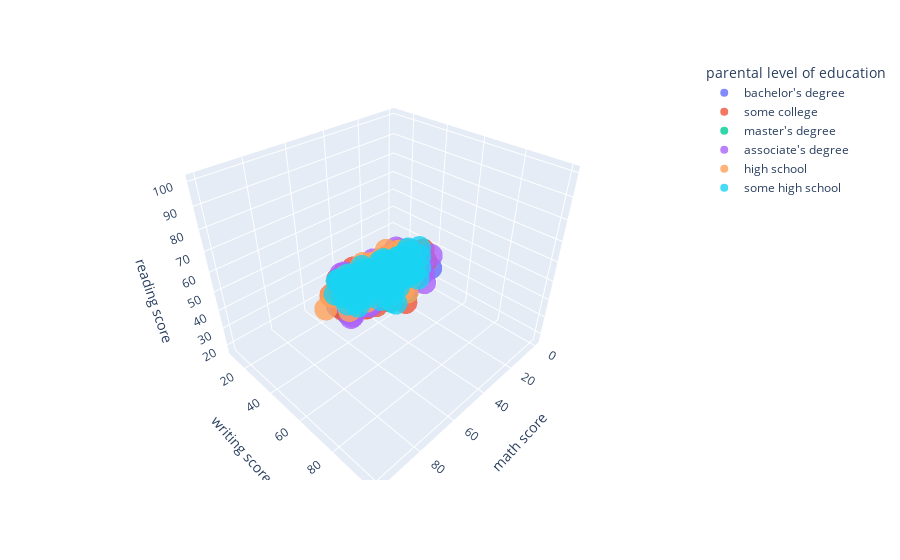

This figure's notebook cell:
### Markdown cell above
Now let's try to see what kind of surface our scores form in the 3d space:

### Code cell
fig = px.scatter_3d(dataset, x="math score", y="writing score", z="reading score", opacity=0.8, color="parental level of education")
fig.show()

### Figure 1 — Plotly figure (JSON) as saved in the notebook; plotly's stock layout.template omitted (floating-point values rounded to 4 significant figures; data arrays with more than 128 entries replaced by an {"elided": "..."} marker saying what was removed)
{"data": [{"hovertemplate": "parental level of education=bachelor's degree<br>math score=%{x}<br>writing score=%{y}<br>reading score=%{z}<extra></extra>", "legendgroup": "bachelor's degree", "marker": {"color": "#636efa", "opacity": 0.8, "symbol": "circle"}, "mode": "markers", "name": "bachelor's degree", "scene": "scene", "showlegend": true, "x": [72, 74, 67, 79, 80, 65, 65, 68, 99, 75, 78, 79, 51, 74, 58, 68, 77, 54, 96, 43, 77, 78, 82, 67, 83, 63, 80, 63, 69, 83, 73, 73, 88, 65, 66, 67, 59, 63, 83, 77, 52, 61, 49, 61, 59, 66, 64, 51, 71, 86, 37, 79, 100, 53, 75, 71, 76, 81, 55, 86, 69, 29, 66, 85, 87, 96, 48, 92, 68, 91, 63, 44, 68, 92, 56, 94, 37, 88, 62, 61, 66, 65, 77, 66, 59, 79, 87, 62, 80, 50, 70, 75, 62, 91, 59, 45, 61, 78, 74, 64, 97, 65, 39, 43, 63, 71, 55, 93, 67, 70, 50, 52, 47, 100, 70, 75, 89, 62], "y": [74, 80, 75, 72, 81, 74, 62, 74, 100, 82, 79, 89, 51, 75, 48, 81, 68, 47, 100, 54, 87, 76, 62, 83, 84, 67, 83, 81, 61, 73, 57, 84, 76, 75, 57, 68, 75, 69, 95, 95, 69, 70, 60, 61, 73, 62, 70, 79, 68, 86, 47, 89, 100, 55, 62, 83, 66, 90, 54, 87, 57, 47, 83, 71, 88, 92, 46, 100, 67, 92, 78, 62, 64, 99, 72, 91, 38, 83, 56, 62, 81, 81, 87, 81, 70, 82, 87, 65, 72, 59, 72, 74, 79, 79, 51, 64, 76, 93, 89, 58, 96, 81, 38, 61, 66, 70, 44, 100, 72, 70, 48, 66, 66, 100, 74, 80, 100, 74], "z": [72, 71, 69, 74, 78, 72, 67, 74, 100, 85, 82, 92, 49, 79, 55, 75, 67, 49, 100, 51, 88, 79, 62, 86, 82, 66, 83, 75, 63, 78, 56, 79, 75, 73, 60, 61, 64, 71, 93, 94, 65, 72, 58, 66, 70, 64, 73, 72, 74, 83, 56, 89, 100, 58, 58, 76, 62, 88, 59, 92, 58, 41, 83, 66, 90, 90, 51, 100, 68, 96, 73, 63, 68, 100, 79, 90, 45, 78, 63, 58, 74, 81, 85, 74, 72, 81, 84, 72, 73, 60, 68, 73, 78, 81, 54, 59, 70, 90, 86, 60, 97, 79, 42, 62, 64, 70, 46, 100, 75, 64, 42, 61, 62, 100, 75, 84, 100, 72], "type": "scatter3d"}, {"hovertemplate": "parental level of education=some college<br>math score=%{x}<br>writing score=%{y}<br>reading score=%{z}<extra></extra>", "legendgroup": "some college", "marker": {"color": "#EF553B", "opacity": 0.8, "symbol": "circle"}, "mode": "markers", "name": "some college", "scene": "scene", "showlegend": true, "x": {"elided": "226 int values"}, "y": {"elided": "226 int values"}, "z": {"elided": "226 int values"}, "type": "scatter3d"}, {"hovertemplate": "parental level of education=master's degree<br>math score=%{x}<br>writing score=%{y}<br>reading score=%{z}<extra></extra>", "legendgroup": "master's degree", "marker": {"color": "#00cc96", "opacity": 0.8, "symbol": "circle"}, "mode": "markers", "name": "master's degree", "scene": "scene", "showlegend": true, "x": [90, 50, 46, 73, 62, 56, 62, 87, 82, 89, 49, 81, 58, 81, 52, 62, 69, 45, 80, 65, 77, 85, 79, 73, 70, 47, 55, 74, 40, 79, 77, 54, 64, 79, 61, 61, 53, 54, 84, 40, 95, 94, 81, 67, 79, 77, 52, 54, 90, 91, 71, 81, 50, 85, 73, 72, 78, 92, 88], "y": [93, 58, 46, 72, 75, 65, 68, 100, 74, 82, 52, 91, 78, 87, 62, 75, 85, 54, 72, 81, 91, 100, 71, 75, 74, 67, 70, 82, 54, 77, 94, 50, 66, 69, 66, 78, 68, 63, 90, 54, 84, 100, 84, 59, 75, 84, 61, 67, 84, 85, 67, 87, 73, 89, 74, 72, 96, 100, 95], "z": [95, 53, 42, 74, 70, 72, 68, 100, 82, 84, 53, 92, 76, 91, 70, 68, 84, 56, 80, 81, 82, 95, 81, 70, 71, 58, 64, 79, 59, 78, 97, 59, 63, 72, 67, 71, 61, 60, 89, 58, 81, 99, 81, 57, 77, 90, 65, 64, 85, 85, 67, 86, 67, 84, 78, 66, 91, 100, 99], "type": "scatter3d"}, {"hovertemplate": "parental level of education=associate's degree<br>math score=%{x}<br>writing score=%{y}<br>reading score=%{z}<extra></extra>", "legendgroup": "associate's degree", "marker": {"color": "#ab63fa", "opacity": 0.8, "symbol": "circle"}, "mode": "markers", "name": "associate's degree", "scene": "scene", "showlegend": true, "x": {"elided": "222 int values"}, "y": {"elided": "222 int values"}, "z": {"elided": "222 int values"}, "type": "scatter3d"}, {"hovertemplate": "parental level of education=high school<br>math score=%{x}<br>writing score=%{y}<br>reading score=%{z}<extra></extra>", "legendgroup": "high school", "marker": {"color": "#FFA15A", "opacity": 0.8, "symbol": "circle"}, "mode": "markers", "name": "high school", "scene": "scene", "showlegend": true, "x": {"elided": "196 int values"}, "y": {"elided": "196 int values"}, "z": {"elided": "196 int values"}, "type": "scatter3d"}, {"hovertemplate": "parental level of education=some high school<br>math score=%{x}<br>writing score=%{y}<br>reading score=%{z}<extra></extra>", "legendgroup": "some high school", "marker": {"color": "#19d3f3", "opacity": 0.8, "symbol": "circle"}, "mode": "markers", "name": "some high school", "scene": "scene", "showlegend": true, "x": {"elided": "179 int values"}, "y": {"elided": "179 int values"}, "z": {"elided": "179 int values"}, "type": "scatter3d"}], "layout": {"scene": {"domain": {"x": [0.0, 1.0], "y": [0.0, 1.0]}, "xaxis": {"title": {"text": "math score"}}, "yaxis": {"title": {"text": "writing score"}}, "zaxis": {"title": {"text": "reading score"}}}, "legend": {"title": {"text": "parental level of education"}, "tracegroupgap": 0}, "margin": {"t": 60}}}
